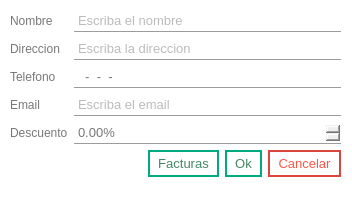
<?xml version="1.0" encoding="UTF-8"?>
<ui version="4.0">
    <class>Dialog</class>
    <widget class="QDialog" name="Dialog" key="058438ff12e53ae996de86b6d28ac0d9">
        <property name="geometry">
            <rect>
                <x>0</x>
                <y>0</y>
                <width>352</width>
                <height>200</height>
            </rect>
        </property>
        <property name="windowTitle">
            <string>Nuevo Cliente</string>
        </property>
        <property name="styleSheet">
            <string notr="true">QMainWindow, QDialog{
                background-color: rgb(255, 255, 255);
                }

                /**** QPushButton (enabled) ****/
                QPushButton
                {
                background-color: rgb(85, 170, 255);
                font: 10pt;
                color: rgb(255, 255, 255);
                padding: 4px 8px;
                border: 2px solid rgb(85, 170, 255);
                border-radius: 8px;
                padding: 5px;
                }

                QPushButton:hover
                {
                background-color: rgb(0, 121, 182);
                border: 2px solid rgb(66, 133, 199);
                }

                QPushButton:pressed
                {
                border:3px solid rgb(66, 133, 199);
                padding: -1px 1px 1px 1px;
                }

                /******* QLabel ***********/
                QLabel{
                color: rgb(120, 120, 120)
                }
                labelHab1:hover{
                color: rgb(120, 0, 0)
                }

                /*******QLineEdit************/
                QTextEdit {
                font: 10pt;
                color: rgb(120, 120, 120);
                border: 1px solid rgb(156, 156, 156);
                border-radius: 0px;
                padding: 2px;
                }
                QLineEdit, QDateEdit, QDoubleSpinBox, QSpinBox{
                font: 10pt;
                color: rgb(120, 120, 120);
                border: 1px solid rgb(156, 156, 156);
                border-radius: 0px;
                padding: 2px;
                border-top: 1px white;
                border-left: 1px white;
                border-right: 1px white;
                }
                /********QComboBox*******/
                QComboBox{
                font: 10pt;
                color: rgb(120, 120, 120);
                border: 1px solid rgb(156, 156, 156);
                padding: 2px;
                selection-background-color: white;
                selection-color: rgb(120, 120, 120);
                border-top: 1px white;
                border-left: 1px white;
                border-right: 1px white;
                }
                QComboBox QAbstractItemView
                {
                background-color: white;
                color:rgb(120, 120, 120);
                padding: 4px;
                border: 1px solid rgb(156, 156, 156);
                border-top: 1px white;
                border-left: 1px white;
                border-right: 1px white;
                }

                QLineEdit:hover, QDateEdit:hover, QDoubleSpinBox:hover, QComboBox:hover
                {
                color: rgb(85, 170, 255);
                border: 1px solid rgb(85, 170, 255);
                border-top: 1px white;
                border-left: 1px white;
                border-right: 1px white;
                }

                QLineEdit:focus, QDateEdit:focus, QDoubleSpinBox:focus, QComboBox:focus
                {
                border-color: rgb(90,200,255);
                border-top: 1px white;
                border-left: 1px white;
                border-right: 1px white;
                }

                QToolTip
                {
                background-color:rgb(85, 170, 255);
                color: white;
                border: 1px solid rgb(85, 170, 255);
                opacity: 50;
                padding: 1px;
                }
                QTabWidget
                {
                background-color: transparent;
                }

                QTabWidget::pane {
                border-top: 1px solid rgb(156, 156, 156);
                border-bottom: 1px solid rgb(156, 156, 156);
                position: absolute;
                top: -0.25em;
                }
                /**** QTabWidget (disabled) ****/
                QTabWidget::pane:disabled
                {
                border-color: rgb(60,60,60);
                }

                QTabWidget::tab-bar {
                alignment: center;
                border: 1px white;
                border-radius: 5px;
                }

                QTreeView
                {
                alternate-background-color: rgb(200,200,200);
                background-color: white;
                border: 1px solid rgb(156, 156, 156);
                font: 10pt;
                color: rgb(120,120,120);
                selection-background-color:rgb(90,200,255);
                selection-color: rgb(156, 156, 156);
                }
                QListView{
                alternate-background-color: rgb(200,200,200);
                background-color: white;
                border: 1px solid rgb(255, 255, 255);
                font: 8pt;
                color: rgb(120,120,120);
                selection-background-color:rgb(90,200,255);
                selection-color: rgb(156, 156, 156);
                }
            </string>
        </property>
        <widget class="QWidget" name="formLayoutWidget">
            <property name="geometry">
                <rect>
                    <x>10</x>
                    <y>10</y>
                    <width>331</width>
                    <height>181</height>
                </rect>
            </property>
            <layout class="QFormLayout" name="formLayout">
                <item row="0" column="0">
                    <widget class="QLabel" name="nombreLabel">
                        <property name="text">
                            <string>Nombre</string>
                        </property>
                    </widget>
                </item>
                <item row="0" column="1">
                    <widget class="QLineEdit" name="nombreLineEdit">
                        <property name="maxLength">
                            <number>150</number>
                        </property>
                        <property name="placeholderText">
                            <string>Escriba el nombre</string>
                        </property>
                    </widget>
                </item>
                <item row="1" column="0">
                    <widget class="QLabel" name="direccionLabel">
                        <property name="text">
                            <string>Direccion</string>
                        </property>
                    </widget>
                </item>
                <item row="1" column="1">
                    <widget class="QLineEdit" name="direccionLineEdit">
                        <property name="inputMethodHints">
                            <set>Qt::ImhMultiLine</set>
                        </property>
                        <property name="maxLength">
                            <number>1000</number>
                        </property>
                        <property name="placeholderText">
                            <string>Escriba la direccion</string>
                        </property>
                    </widget>
                </item>
                <item row="2" column="0">
                    <widget class="QLabel" name="telefonoLabel">
                        <property name="text">
                            <string>Telefono</string>
                        </property>
                    </widget>
                </item>
                <item row="2" column="1">
                    <widget class="QLineEdit" name="telefonoLineEdit">
                        <property name="inputMethodHints">
                            <set>Qt::ImhDigitsOnly</set>
                        </property>
                        <property name="inputMask">
                            <string>##-##-##-##</string>
                        </property>
                        <property name="placeholderText">
                            <string>Escriba el telefono del cliente</string>
                        </property>
                    </widget>
                </item>
                <item row="3" column="0">
                    <widget class="QLabel" name="emailLabel">
                        <property name="text">
                            <string>Email</string>
                        </property>
                    </widget>
                </item>
                <item row="3" column="1">
                    <widget class="QLineEdit" name="emailLineEdit">
                        <property name="inputMethodHints">
                            <set>Qt::ImhEmailCharactersOnly</set>
                        </property>
                        <property name="maxLength">
                            <number>175</number>
                        </property>
                        <property name="placeholderText">
                            <string>Escriba el email</string>
                        </property>
                    </widget>
                </item>
                <item row="4" column="0">
                    <widget class="QLabel" name="descuentoLabel">
                        <property name="text">
                            <string>Descuento</string>
                        </property>
                    </widget>
                </item>
                <item row="4" column="1">
                    <widget class="QDoubleSpinBox" name="descuentoDoubleSpinBox">
                        <property name="specialValueText">
                            <string/>
                        </property>
                        <property name="prefix">
                            <string/>
                        </property>
                        <property name="suffix">
                            <string>%</string>
                        </property>
                        <property name="maximum">
                            <double>25.000000000000000</double>
                        </property>
                    </widget>
                </item>
                <item row="5" column="1">
                    <layout class="QHBoxLayout" name="horizontalLayout_2">
                        <item>
                            <spacer name="horizontalSpacer">
                                <property name="orientation">
                                    <enum>Qt::Horizontal</enum>
                                </property>
                                <property name="sizeHint" stdset="0">
                                    <size>
                                        <width>40</width>
                                        <height>20</height>
                                    </size>
                                </property>
                            </spacer>
                        </item>
                        <item>
                            <widget class="QPushButton" name="facturaPushButton">
                                <property name="styleSheet">
                                    <string notr="true">QPushButton
                                        {
                                        background-color: white;
                                        font: 10pt;
                                        color: rgb(67, 136, 101);
                                        padding: 4px 8px;
                                        border: 2px solid rgb(0, 170, 127);
                                        border-bottom-right-radius: 0px;
                                        border-bottom-left-radius: 0px;
                                        border-top-right-radius: 0px;
                                        border-top-left-radius: 0px;
                                        }

                                        :hover
                                        {
                                        background-color: rgb(0, 170, 127);
                                        color: white;
                                        border: 2px solid rgb(120, 200, 29);
                                        }

                                        :pressed
                                        {
                                        border:3px solid rgb(255, 255, 255);
                                        padding: -1px 1px 1px 1px;
                                        }
                                    </string>
                                </property>
                                <property name="text">
                                    <string>Facturas</string>
                                </property>
                            </widget>
                        </item>
                        <item>
                            <widget class="QPushButton" name="okPushButton">
                                <property name="styleSheet">
                                    <string notr="true">QPushButton
                                        {
                                        background-color: white;
                                        font: 10pt;
                                        color: rgb(67, 136, 101);
                                        padding: 4px 8px;
                                        border: 2px solid rgb(0, 170, 127);
                                        border-bottom-right-radius: 0px;
                                        border-bottom-left-radius: 0px;
                                        border-top-right-radius: 0px;
                                        border-top-left-radius: 0px;
                                        }

                                        :hover
                                        {
                                        background-color: rgb(0, 170, 127);
                                        color: white;
                                        border: 2px solid rgb(120, 200, 29);
                                        }

                                        :pressed
                                        {
                                        border:3px solid rgb(255, 255, 255);
                                        padding: -1px 1px 1px 1px;
                                        }
                                    </string>
                                </property>
                                <property name="text">
                                    <string>Ok</string>
                                </property>
                            </widget>
                        </item>
                        <item>
                            <widget class="QPushButton" name="cancelPushButton">
                                <property name="styleSheet">
                                    <string notr="true">QPushButton{
                                        background-color: white;
                                        font: 10pt;
                                        color: rgb(255, 86, 71);
                                        padding: 4px 8px;
                                        border: 2px solid rgb(217, 71, 60);
                                        border-bottom-right-radius: 0px;
                                        border-bottom-left-radius: 0px;
                                        border-top-right-radius: 0px;
                                        border-top-left-radius: 0px;
                                        }

                                        :hover{
                                        background-color: rgb(217, 71, 60);
                                        border: 2px solid rgb(255, 86, 71);
                                        color: white;
                                        }

                                        :pressed{
                                        border:3px solid rgb(255, 255, 255);
                                        padding: -1px 1px 1px 1px;
                                        }
                                    </string>
                                </property>
                                <property name="text">
                                    <string>Cancelar</string>
                                </property>
                            </widget>
                        </item>
                    </layout>
                </item>
            </layout>
        </widget>
    </widget>
    <resources/>
    <connections/>
</ui>
